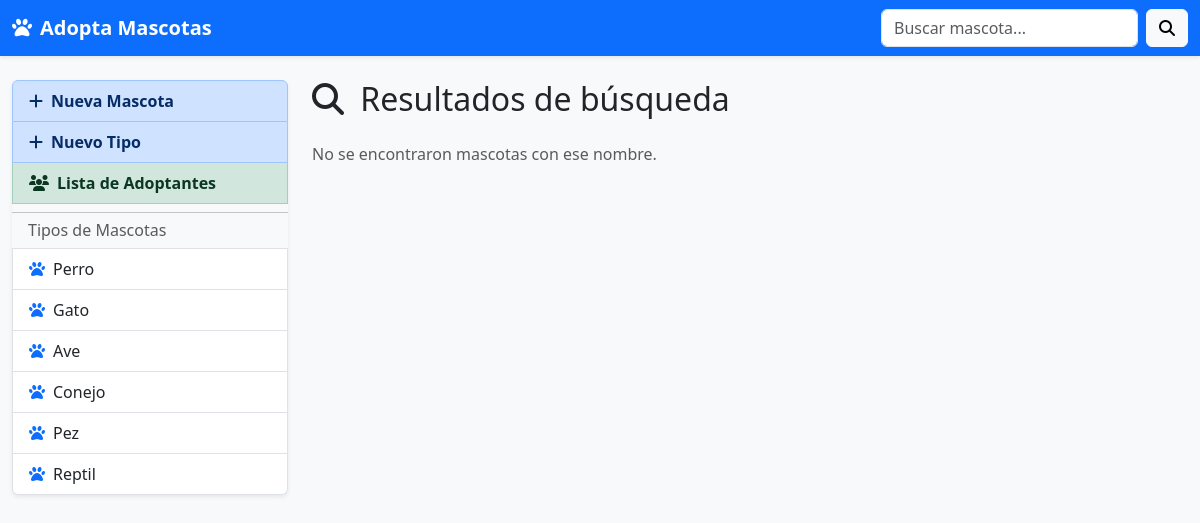
The app's page /buscar with its own data.
### app1/models.py (models this page shows, shortened)
class TipoMascota(models.Model):
    nombre = models.CharField(max_length=64, null=True, blank=True)
    descripcion = models.TextField(max_length=256, null=True, blank=True)

### app1/views.py (the view)
# urls.py: path('buscar',views.buscar,name='buscar'),
def buscar(request):
    tipos = TipoMascota.objects.all()
    resultados = []
    query = ""
    if request.method == "POST":
        query = request.POST.get("filtro")
        resultados = Mascota.objects.filter(nombre__icontains=query)
    return render(request, "busqueda.html", {
        "tipos": tipos,
        "mascotas": resultados,
        "query": query
    })

### app1/templates/busqueda.html (shortened to what this page needs)
{% extends "layout.html" %}
{% block content %}
  <h2 class="mb-4">
    <i class="fa-solid fa-search me-2"></i>
    Resultados de búsqueda
  </h2>
  <div class="row g-4">
    {% for mascota in mascotas %}
      <div class="col-md-6 col-lg-4">
        <div class="card shadow-sm h-100 border-0">
          {% if mascota.foto %}
            <img src="{{ mascota.foto.url }}" class="card-img-top" alt="{{ mascota.nombre }}">
          {% else %}
            <img src="https://via.placeholder.com/400x250?text=Sin+Foto" class="card-img-top">
          {% endif %}
          <div class="card-body">
            <h5 class="card-title">{{ mascota.nombre }}</h5>
            <p class="card-text text-muted">{{ mascota.descripcion|truncatewords:15 }}</p>
          </div>
          <div class="card-footer bg-white border-0">
            <a href="{% url 'app1:detalleMascota' mascota.id %}" class="btn btn-sm btn-primary w-100">
              <i class="fa-solid fa-eye me-1"></i> Ver Detalle
            </a>
          </div>
        </div>
      </div>
    {% empty %}
      <p class="text-muted">No se encontraron mascotas con ese nombre.</p>
    {% endfor %}
  </div>
{% endblock %}

### app1/templates/layout.html (shortened to what this page needs)
<!DOCTYPE html>
<html lang="es">
<head>
  <link href="https://cdn.jsdelivr.net/npm/bootstrap@5.3.0/dist/css/bootstrap.min.css"
        rel="stylesheet"
>
  <link rel="stylesheet"
        href="https://cdnjs.cloudflare.com/ajax/libs/font-awesome/6.3.0/css/all.min.css"
 />
</head>
<body class="bg-light">
  <nav class="navbar navbar-expand-lg navbar-dark bg-primary shadow-sm">
    <div class="container-fluid">
      <a class="navbar-brand fw-bold" href="{% url 'app1:home' %}">
        <i class="fa-solid fa-paw me-2"></i>Adopta Mascotas
      </a>
      <form class="d-flex" role="search" action="{% url 'app1:buscar' %}" method="post">
        <input class="form-control me-2" type="search" name="filtro" placeholder="Buscar mascota..." aria-label="Buscar">
        <button class="btn btn-light" type="submit"><i class="fa-solid fa-search"></i></button>
      </form>
    </div>
  </nav>
  <div class="container-fluid mt-4">
    <div class="row">
      <aside class="col-md-3 mb-3">
        <div class="list-group shadow-sm">
          <a href="{% url 'app1:crearMascota' %}" class="list-group-item list-group-item-action list-group-item-primary fw-bold">
            <i class="fa-solid fa-plus me-2"></i>Nueva Mascota
          </a>
          <a href="{% url 'app1:crearTipo' %}" class="list-group-item list-group-item-action list-group-item-primary fw-bold">
            <i class="fa-solid fa-plus me-2"></i>Nuevo Tipo
          </a>
          <a href="{% url 'app1:listaAdoptantes' %}" class="list-group-item list-group-item-action list-group-item-success fw-bold">
            <i class="fa-solid fa-users me-2"></i>Lista de Adoptantes
          </a>
          <hr class="my-2">
          <h6 class="px-3 text-muted">Tipos de Mascotas</h6>
          {% for tipo in tipos %}
            <a href="{% url 'app1:mascotasxtipo' tipo.id %}" class="list-group-item list-group-item-action">
              <i class="fa-solid fa-paw me-2 text-primary"></i>{{ tipo.nombre }}
            </a>
          {% empty %}
            <p class="px-3 text-muted">No hay tipos aún</p>
          {% endfor %}
        </div>
      </aside>
      <main class="col-md-9">
        {% block content %}{% endblock %}
      </main>
    </div>
  </div>
</body>
</html>

### records on screen
TipoMascota: nombre "Perro"
TipoMascota: nombre "Gato"
TipoMascota: nombre "Ave"
TipoMascota: nombre "Conejo"
TipoMascota: nombre "Pez"
TipoMascota: nombre "Reptil"
